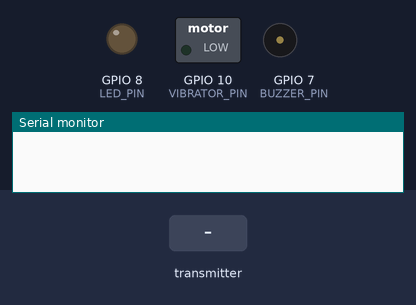
A sketch run on a simulated ESP32-C3. Parts: switched loads named in the sketch (green lamp = pin HIGH), output pins drawn as LEDs (lit = HIGH), buzzer (waves = sounding, pin HIGH), the last lines printed to the serial monitor. The inputs (shaded band) are chosen by the test bench. At 1.5 s the program puts the board to deep sleep or switches it off; the recording ends there.

Above: at 0.9 s.
1.0 s: the transmitter starts sending temp = 0
At 1.4 s:
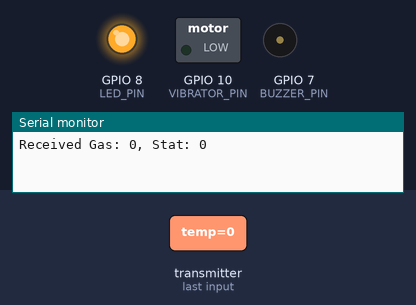
Timing chart, 0 to 1.5 s (numbered marks = the images above; inputs shaded):
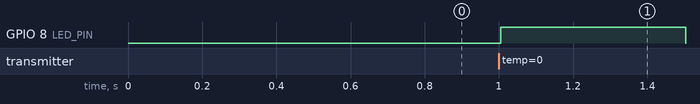

The sketch:

esp32_c3_v2.ino
```cpp
#include <esp_now.h>
#include <WiFi.h>
#include <driver/gpio.h>

#define BUZZER_PIN    7
#define VIBRATOR_PIN  10
#define LED_PIN       8
#define BUTTON_PIN    3   // 버튼 연결 (누르면 GND와 연결됨)

RTC_DATA_ATTR int nextSleepInterval = 60; // 기본 60초 (배터리 절약용)

typedef struct struct_message {
    float temp; float humid; int gas; int status;
} struct_message;

struct_message incomingReadings;
volatile bool isNewData = false;

void OnDataRecv(const esp_now_recv_info *info, const uint8_t *incomingData, int len) {
    memcpy(&incomingReadings, incomingData, sizeof(incomingReadings));
    isNewData = true;
}

void allStop() {
    digitalWrite(BUZZER_PIN, LOW);
    digitalWrite(VIBRATOR_PIN, LOW);
    digitalWrite(LED_PIN, LOW);
}

// 위험 알람 (10초 작동)
void dangerAlarm() {
    for (int i = 0; i < 20; i++) {
        digitalWrite(VIBRATOR_PIN, HIGH);
        digitalWrite(BUZZER_PIN, HIGH);
        digitalWrite(LED_PIN, HIGH);
        delay(300);
        allStop();
        delay(200);
    }
}

void setup() {
    Serial.begin(115200);

    // 깨어난 원인 확인
    esp_sleep_wakeup_cause_t wakeup_reason = esp_sleep_get_wakeup_cause();

    // 핀 설정
    gpio_hold_dis((gpio_num_t)BUZZER_PIN);
    gpio_hold_dis((gpio_num_t)VIBRATOR_PIN);
    gpio_hold_dis((gpio_num_t)LED_PIN);

    pinMode(BUZZER_PIN, OUTPUT);
    pinMode(VIBRATOR_PIN, OUTPUT);
    pinMode(LED_PIN, OUTPUT);
    pinMode(BUTTON_PIN, INPUT_PULLUP); // 내부 풀업 저항 사용
    allStop();

    // 버튼으로 깨어났을 때의 피드백 (LED 빠르게 3번 깜빡)
    if (wakeup_reason == ESP_SLEEP_WAKEUP_GPIO) {
        Serial.println("Button Pressed! Manual Check...");
        for(int i=0; i<3; i++) {
            digitalWrite(LED_PIN, HIGH); delay(50);
            digitalWrite(LED_PIN, LOW); delay(50);
        }
    }

    WiFi.mode(WIFI_STA);
    if (esp_now_init() == ESP_OK) {
        esp_now_register_recv_cb(OnDataRecv);
    }

    // 신호 수신 대기 (4초)
    unsigned long startWait = millis();
    while (millis() - startWait < 4000) {
        if (isNewData) break;
        delay(10);
    }

    int sleepSec = nextSleepInterval;

    if (isNewData) {
        Serial.printf("Received Gas: %d, Stat: %d\n", incomingReadings.gas, incomingReadings.status);

        if (incomingReadings.status == 2) {
            dangerAlarm();
            sleepSec = 2;       // 위험 시 자주 확인
        } else if (incomingReadings.status == 1) {
            // 주의 시 부저 짧게 3번
            for(int i=0; i<3; i++){ digitalWrite(BUZZER_PIN, HIGH); delay(200); digitalWrite(BUZZER_PIN, LOW); delay(100); }
            sleepSec = 10;
        } else {
            // 정상: LED만 길게 1번 (확인용)
            digitalWrite(LED_PIN, HIGH); delay(500); digitalWrite(LED_PIN, LOW);
            sleepSec = 60;      // 정상일 땐 1분 수면
        }
    } else {
        Serial.println("No Signal...");
        // 신호를 못 잡았을 때 LED를 아주 짧게 2번 깜빡여서 "신호없음" 표시
        digitalWrite(LED_PIN, HIGH); delay(50); digitalWrite(LED_PIN, LOW); delay(100);
        digitalWrite(LED_PIN, HIGH); delay(50); digitalWrite(LED_PIN, LOW);
        sleepSec = 5;
    }

    allStop();
    gpio_hold_en((gpio_num_t)BUZZER_PIN);
    gpio_hold_en((gpio_num_t)VIBRATOR_PIN);

    // --- 딥슬립 설정 ---
    // 1. 타이머 깨우기 (주기적 검사)
    esp_sleep_enable_timer_wakeup((uint64_t)sleepSec * 1000000ULL);

    // 2. 버튼(GPIO) 깨우기 설정 (버튼을 누르면 즉시 깨어남)
    // GPIO 2번 핀이 LOW(누름)가 되면 깨어나도록 설정
    esp_deep_sleep_enable_gpio_wakeup(1 << BUTTON_PIN, ESP_GPIO_WAKEUP_GPIO_LOW);

    Serial.printf("Sleeping for %d sec\n", sleepSec);
    esp_deep_sleep_start();
}

void loop() {}
```

Measured:
- after the input at 1.0 s, GPIO 8 (LED_PIN): LOW → HIGH at once, → LOW 0.50 s later
